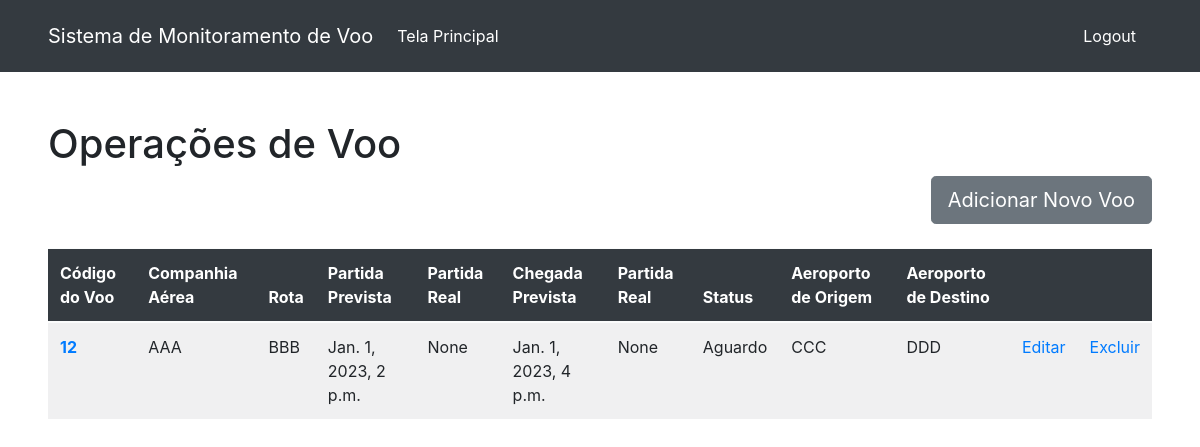
The app's page /crud, older data.
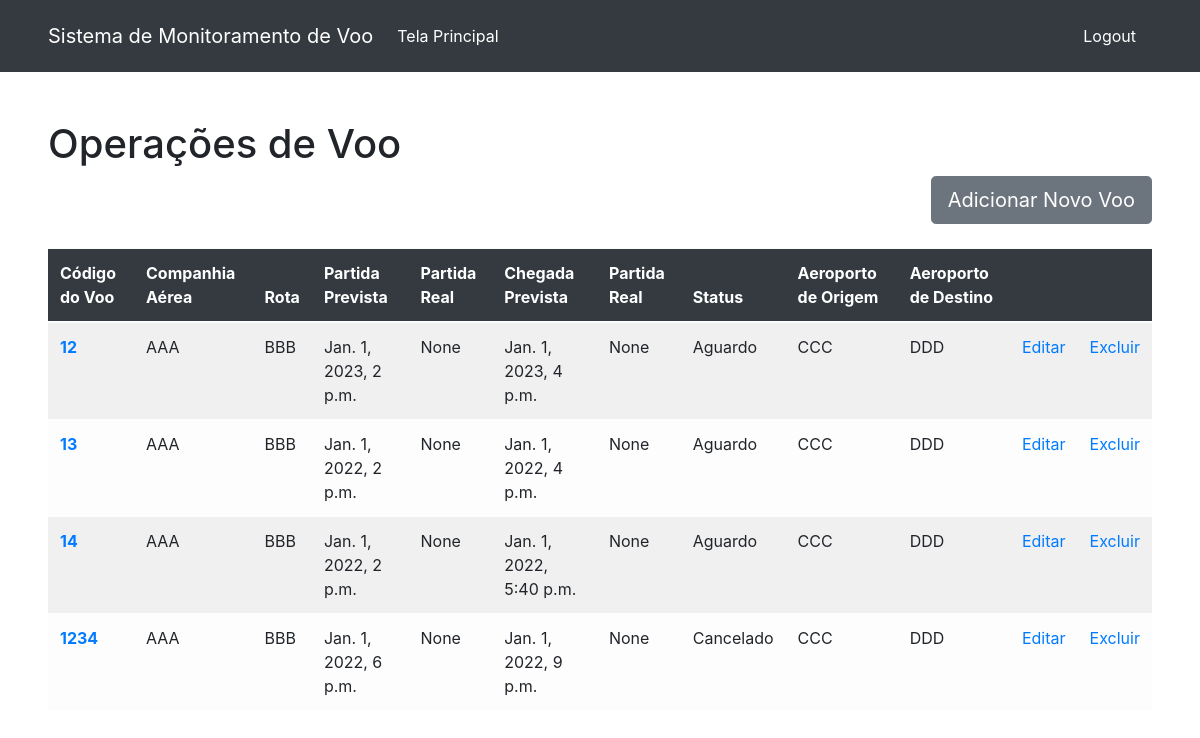
The same page, newer data.
### aeroporto/models.py (models this page shows, shortened)
class Voo(models.Model):
    codigoVoo = models.IntegerField(primary_key=True, null=False, unique=True)
    companhiaAerea = models.CharField(max_length=100, null=False)
    partidaPrevista = models.DateTimeField(null=False)
    partidaReal = models.DateTimeField(null=True)
    chegadaPrevista = models.DateTimeField(null=False)
    chegadaReal = models.DateTimeField(null=True)
    status = models.CharField(max_length=100, null=False, default='Aguardo')
    rota = models.CharField(max_length=100, null=True)
    aeroportoOrigem = models.CharField(max_length=100, null=False)
    aeroportoDestino = models.CharField(max_length=100, null=False)
    class Meta:
        db_table = 'voos'

### aeroporto/views.py (the view)
# urls.py: path('crud', views.CrudView.as_view(), name='crud'),
class CrudView(ListView):
    model = Voo
    template_name = 'crud.html'

### template/crud.html (shortened to what this page needs)
{% load static %}
<!DOCTYPE html>
<html>
<head>
    <link rel="stylesheet" href="{% static 'css/bootstrap/bootstrap.min.css' %}">
    <link rel="stylesheet" href="{% static 'css/navbar.css' %}">
</head>
<body>
    <div class="nav-container">
        <nav class="navbar navbar-expand navbar-dark bg-dark">
            <a class="navbar-brand" href="{% url 'main'%}">Sistema de Monitoramento de Voo</a>
            <div class="collapse navbar-collapse" id="navbarText">
                <ul class="navbar-nav mr-auto">
                    <li class="nav-item active">
                        <a class="nav-link" href="{% url 'main'%}">Tela Principal<span class="sr-only">(current)</span></a>
                    </li>
                </ul>
                <span class="navbar-text">
                        <a class="nav-link" href="{% url 'login'%}">Logout<span class="sr-only">(current)</span></a>
                </span>
            </div>
        </nav>
    </div>
    <div class="container-xl p-5">
        <h1>Operações de Voo</h1>
        <div class="d-grid gap-2 d-md-flex justify-content-md-end">
            <a class="btn btn btn-secondary btn-lg me-md-2" href="{% url 'adicionar_voo' %} ">Adicionar Novo Voo</a>
        </div>
        <br>
        <table class="table table-light table-striped">
            <thead class="table-dark">
                <tr>
                    <th scope="col ">Código do Voo</th>
                    <th scope="col ">Companhia Aérea</th>
                    <th scope="col ">Rota</th>
                    <th scope="col">Partida Prevista</th>
                    <th scope="col">Partida Real</th>
                    <th scope="col">Chegada Prevista</th>
                    <th scope="col">Partida Real</th>
                    <th scope="col">Status</th>
                    <th scope="col ">Aeroporto de Origem</th>
                    <th scope="col ">Aeroporto de Destino</th>
                    <th scope="col"></th>
                    <th scope="col"></th>
                </tr>
            </thead>
            <tbody class="table-group-divider">
                {% for voo in object_list %}
                <tr>
                    <th scope="row "><a href="{% url 'ver_voo'  voo.pk %} ">{{ voo.codigoVoo }}</a></th>
                    <td> {{ voo.companhiaAerea }} </td>
                    <td> {{ voo.rota }} </td>
                    <td> {{ voo.partidaPrevista }} </td>
                    <td> {{ voo.partidaReal }} </td>
                    <td> {{ voo.chegadaPrevista }} </td>
                    <td> {{ voo.chegadaReal }} </td>
                    <td> {{ voo.status }} </td>
                    <td> {{ voo.aeroportoOrigem }} </td>
                    <td> {{ voo.aeroportoDestino }} </td>
                    <td> <a href="{% url 'editar_voo' voo.pk %} ">Editar</a> </td>
                    <td> <a href="{% url 'excluir_voo' voo.pk %} ">Excluir</a> </td>
                </tr>
                {% endfor %}
            </tbody>
        </table>
    </div>
</body>
</html>

### static/css/navbar.css (style rules this page uses)
.nav-container { background-color: #343a40; }
nav { margin-left: 2rem; margin-right: 2rem; }

Row changes from the older to the newer data that the page shows:
added Voo: codigoVoo "13", companhiaAerea "AAA", rota "BBB", partidaPrevista "Jan. 1, 2022, 2 p.m.", partidaReal "None", chegadaPrevista "Jan. 1, 2022, 4 p.m.", chegadaReal "None", status "Aguardo", aeroportoOrigem "CCC", aeroportoDestino "DDD"
added Voo: codigoVoo "14", companhiaAerea "AAA", rota "BBB", partidaPrevista "Jan. 1, 2022, 2 p.m.", partidaReal "None", chegadaPrevista "Jan. 1, 2022, 5:40 p.m.", chegadaReal "None", status "Aguardo", aeroportoOrigem "CCC", aeroportoDestino "DDD"
added Voo: codigoVoo "1234", companhiaAerea "AAA", rota "BBB", partidaPrevista "Jan. 1, 2022, 6 p.m.", partidaReal "None", chegadaPrevista "Jan. 1, 2022, 9 p.m.", chegadaReal "None", status "Cancelado", aeroportoOrigem "CCC", aeroportoDestino "DDD"
